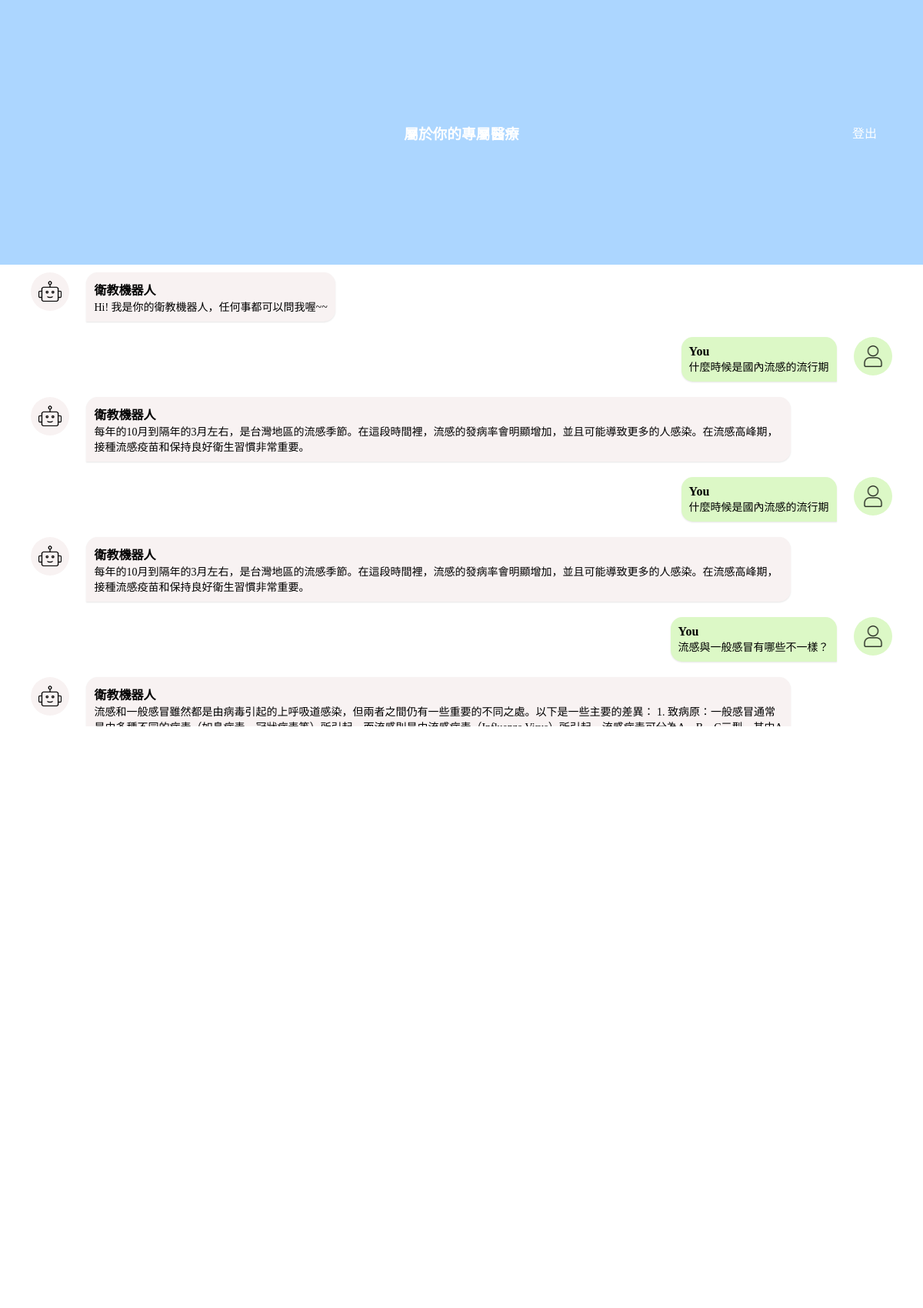
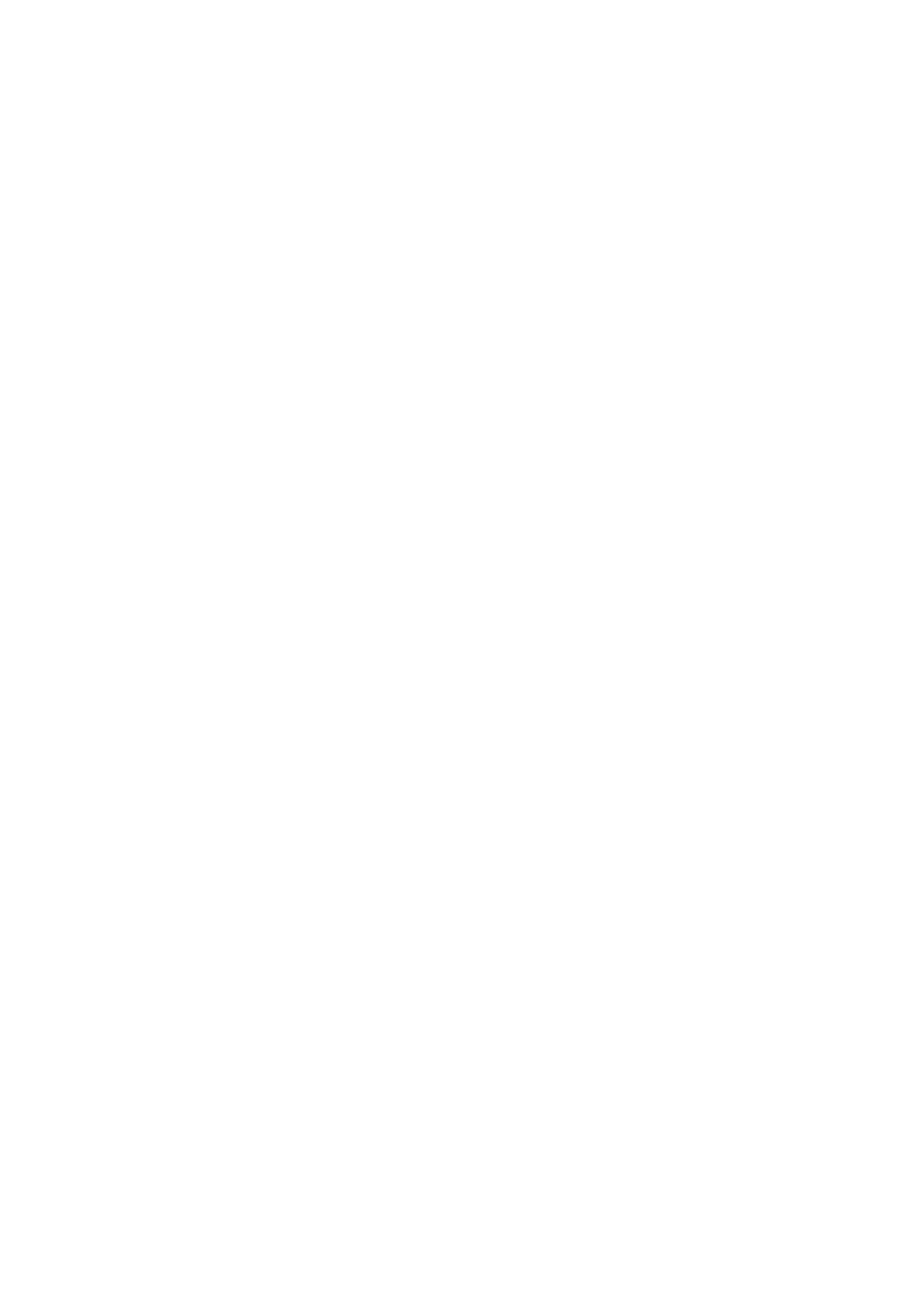
/chatbot (signed in, upper part), run on the app's committed database (2 pictures, top to bottom).
### chatbot/models.py (models this page shows)
class Chat3(models.Model):  #病患聊天機器人用
    user = models.ForeignKey(User, on_delete=models.CASCADE)
    message = models.TextField()
    response = models.TextField()
    created_at = models.DateTimeField(auto_now_add=True)

### chatbot/chatbot.py (the view)
# urls.py: path("chatbot", chatbot ,name='chatbot'),
def chatbot(request):
    chats = Chat3.objects.filter(user=request.user)
    if request.method == "POST":
        request.session["already_executed"]=False
        initialize(request)
        form = botform(request.POST)
        if form.is_valid():
            message = request.POST.get('message')
            response = handle_user_input(chats,request.user,message,collection)
        else:
            print("error")
            print(form.errors.as_data())
        chat = Chat3(user=request.user, message=message, response=response, created_at=timezone.now())
        chat.save()
        return JsonResponse({'message': message, 'response': response})
    else:
        form = botform()
    return render(request, 'chatbot3.html', {'chats': chats,'form':form})

### templates/chatbot3.html (shortened to what this page needs)
{% load static %}
<!DOCTYPE html>
<html lang="en">
<head>
    <link rel="stylesheet" href="{% static 'css/chatbot.css' %}">
</head>
<body>
    <header>
        <nav>
            <div class="name"><h3><a href="{% url 'index' %}">屬於你的專屬醫療</a></h3></div>
            <div class="logout"><a href="{% url 'log_out' %}">登出</a></div>
        </nav>
    </header>
    {% block content %}
    <main>
        <div class="message_contain">
            <ul class="list-unstyled messages-list">
                <li class="chat received">
                    <div class="robot"><img src="{% static 'image/robot.png' %}" alt="" class="logo"></div>
                    <div class="received_container">
                        <div class="message-sender">
                            <b>衛教機器人</b>
                        </div>
                        <div class="message-content">
                            Hi! 我是你的衛教機器人，任何事都可以問我喔~~
                        </div>
                    </div>
                </li>
                {% for chat in chats %}
                {% if chat.user == request.user %}
                <li class="chat sent">
                    <div class="sent_container">
                      <div class="message-sender">
                        <b>You</b>
                      </div>
                      <div class="message-content">
                        {{chat.message}}
                      </div>
                    </div>
                    <div class="user"><img src="{% static 'image/people.png' %}" alt="" class="userpic"></div>
                </li>
                <li class="chat received">
                    <div class="robot"><img src="{% static 'image/robot.png' %}" alt="" class="logo"></div>
                    <div class="received_container">
                      <div class="message-sender">
                        <b>衛教機器人</b>
                      </div>
                      <div class="message-content">
                        {{chat.response}}
                      </div>
                    </div>
                </li>
                {% endif %}
                {% endfor %}
            </ul>
        </div>
    </main>
</body>
  {% endblock %}
</html>

### static/css/chatbot.css (style rules this page uses)
html { height: 100%; }
body { width: 100%; height: 100%; margin: 0; display: grid; grid-template-rows: 8% auto 7% ; grid-template-columns: auto; grid-template-areas: "header" "main" "section"; overflow: scroll; }
header { grid-area: header; background-color: #ACD6FF; width: 100%; height: 100%; margin: 0; display: flex; align-items: center; }
main { grid-area: main; height: 100%; width: 100%; margin: 0; }
.message_contain { width: 95%; height: 600px; margin-left: 2.5%; overflow-y: auto; overflow-y: hidden; }
.received { display: flex; justify-content: flex-start; padding: 10px; }
.received_container { display: inline-block; max-width: 80%; background-color: #f8f2f2; border-radius: 15px 15px 15px 0px; padding: 10px; box-shadow: 0 1px 2px rgba(0, 0, 0, 0.1); }
.message-content { font-size: 14px; font-family: "標楷體"; }
.sent { display: flex; justify-content: flex-end; padding: 10px; }
.sent_container { display: inline-block; max-width: 80%; background-color: #dcf8c6; border-radius: 15px 15px 0px 15px; padding: 10px; box-shadow: 0 1px 2px rgba(0, 0, 0, 0.1); }
.messages-list { list-style-type: none; padding: 0; margin: 0; max-height: 100%; overflow-y: auto; }
.userpic,.logo { width: 30px; height: 30px; }
.message_contain .chat .robot { background-color: #f8f2f2; height: 50px; width: 50px; border-radius: 50%; margin: 0% 2% 0% 0%; display: flex; justify-content: center; align-items: center; text-align: center; }
.user .userpic, .robot .logo { max-width: 100%; max-height: 100%; }
.message_contain .chat .user { background-color: #dcf8c6; height: 50px; width: 50px; border-radius: 50%; margin: 0% 0% 0% 2%; display: flex; justify-content: center; align-items: center; text-align: center; }
nav { display: flex; align-items: center; justify-content: center; width: 100%; position: relative; }
.name { position: absolute; left: 50%; transform: translateX(-50%); }
.logout { position: absolute; right: 5%; }
nav h3 { margin: 0; }
nav a { text-decoration: none; color: white; }

### data on the page
Chat3: message "什麼時候是國內流感的流行期", response "每年的10月到隔年的3月左右，是台灣地區的流感季節。在這段時間裡，流感的發病率會明顯增加，並且可能導致更多的人感染。在流感高峰期，接種流感疫苗和保持良好衛生習慣非常重要。"
Chat3: message "什麼時候是國內流感的流行期", response "每年的10月到隔年的3月左右，是台灣地區的流感季節。在這段時間裡，流感的發病率會明顯增加，並且可能導致更多的人感染。在流感高峰期，接種流感疫苗和保持良好衛生習慣非常重要。"
Chat3: message "流感與一般感冒有哪些不一樣？", response "流感和一般感冒雖然都是由病毒引起的上呼吸道感染，但兩者之間仍有一些重要的不同之處。以下是一些主要的差異： 1.…"
